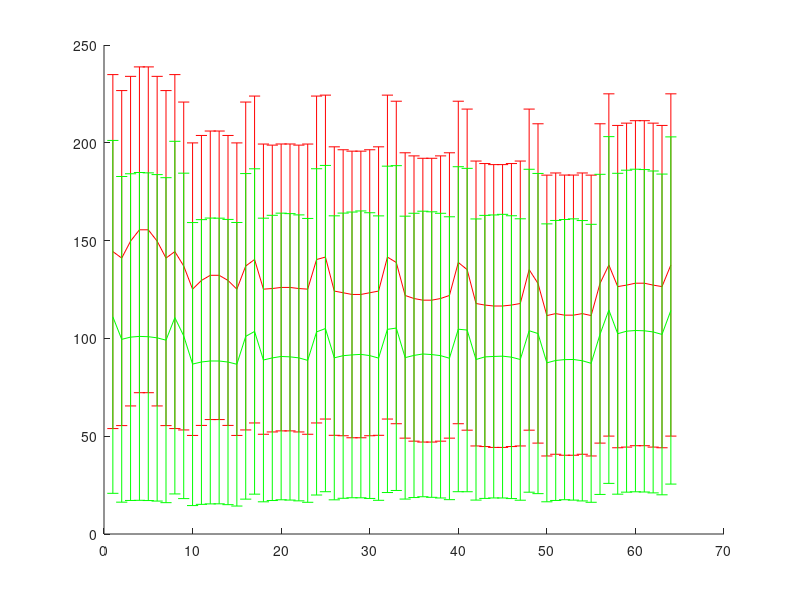

MATLAB code for this plot:
figure(1);

MeanP = [144.384 141.058 149.725 155.523 155.523 149.725 141.058 144.384 137.016 125.171 129.636 132.261 132.261 129.636 125.171 137.016 140.334 125.18 125.496 126.057 126.057 125.496 125.18 140.334 141.574 124.202 123.339 122.464 122.464 123.339 124.202 141.574 138.818 121.951 120.389 119.546 119.546 120.389 121.951 138.818 135.159 117.843 117.049 116.561 116.561 117.049 117.843 135.159 128.097 111.681 112.673 111.889 111.889 112.673 111.681 128.097 137.545 126.484 127.245 128.221 128.221 127.245 126.484 137.545 ];
MeanN = [111.006 99.5271 100.658 101.022 100.866 100.289 99.0968 110.626 101.286 86.8781 87.9407 88.4564 88.4461 87.914 86.7788 101.048 103.546 88.9639 90.0245 90.7616 90.5695 90.0481 88.769 103.335 105.027 90.0694 91.1621 91.5664 91.8348 91.2107 89.9337 104.63 105.286 90.1742 91.3096 92.0387 91.737 91.1893 89.8711 104.7 104.271 89.208 90.545 90.7722 90.9241 90.4115 89.2108 103.917 102.486 87.5118 88.7243 89.1536 89.2207 88.5811 87.2724 102.06 114.517 102.386 103.694 104.037 103.897 103.305 102.027 114.273 ];
StdDevP = [90.4832 85.6396 84.2496 83.2834 83.2834 84.2496 85.6396 90.4832 83.8169 74.7799 74.1193 73.7587 73.7587 74.1193 74.7799 83.8169 83.562 74.1853 73.3225 73.3393 73.3393 73.3225 74.1853 83.562 82.8005 73.7427 73.106 73.265 73.265 73.106 73.7427 82.8005 82.4434 72.9446 72.9241 72.5431 72.5431 72.9241 72.9446 82.4434 82.0806 72.8316 72.3438 72.2923 72.2923 72.3437 72.8316 82.0806 81.6282 71.7896 71.904 71.6229 71.6229 71.904 71.7896 81.6282 87.4905 82.3957 82.8115 83.0828 83.0828 82.8115 82.3957 87.4905 ];
StdDevN = [90.2068 83.2475 83.5121 83.7962 83.7613 83.4548 83.071 90.1396 83.1878 72.3427 72.7808 73.0644 73.0183 72.9129 72.4838 83.2223 83.1709 72.504 72.9082 73.2722 73.2182 73.0984 72.5572 83.4007 83.4063 72.5976 72.9013 73.0343 73.3251 73.0341 72.7058 83.4284 83.0342 72.3165 72.6702 72.9919 72.9848 72.7733 72.3109 83.076 82.6623 71.8653 72.349 72.342 72.5062 72.2953 71.9413 82.5462 81.8494 71.0424 71.5781 71.6321 71.8982 71.6725 71.0558 81.827 88.6378 82.0235 82.2988 82.4596 82.4245 82.2829 81.9861 88.7524 ];
Filter = [-0.000280056 0.000280056 0.000280056 0.000280056 0.000280056 0.000280056 0.000280056 -0.000280056 -4.70822e-05 0.000280056 0.000280056 0.000280056 0.000280056 4.70822e-05 0.000280056 4.70822e-05 4.70822e-05 0.000280056 4.70822e-05 4.70822e-05 4.70822e-05 4.70822e-05 0.000280056 4.70822e-05 0.000280056 0.000280056 4.70822e-05 -4.70822e-05 -4.70822e-05 4.70822e-05 0.000280056 0.000280056 4.70822e-05 0.000280056 -4.70822e-05 -4.70822e-05 -4.70822e-05 -4.70822e-05 0.000280056 4.70822e-05 4.70822e-05 0.000280056 -4.70822e-05 4.70822e-05 -4.70822e-05 -4.70822e-05 4.70822e-05 0.000280056 4.70822e-05 4.70822e-05 4.70822e-05 -4.70822e-05 -4.70822e-05 4.70822e-05 4.70822e-05 4.70822e-05 -0.000280056 4.70822e-05 -4.70822e-05 4.70822e-05 4.70822e-05 -4.70822e-05 4.70822e-05 -0.000280056 ];
hold on;
errorbar(MeanP, StdDevP, 'r');
errorbar(MeanN, StdDevN, 'g');
hold off;